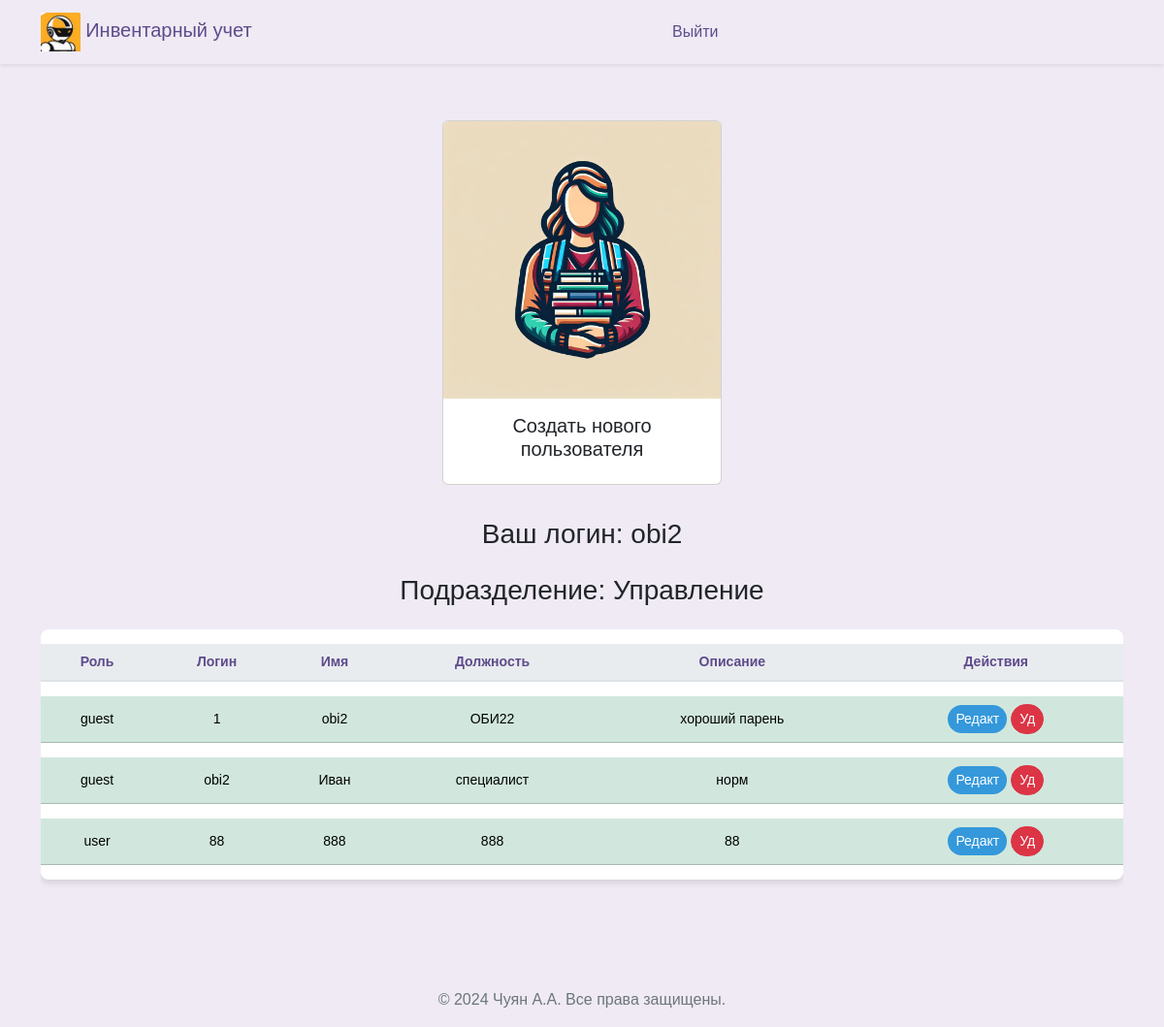
Page /workers (signed in) on the committed database.
### src/database/models.py (models this page shows)
class Worker(Base):
    __tablename__ = "worker"
    id = Column(Integer, primary_key=True)
    role = Column(Enum(Role), default=Role.guest)
    fio = Column(String)
    name = Column(String, unique=True)
    password = Column(String)
    department = Column(String)
    position = Column(String)
    description = Column(String, default=None)
    conn_worker_arm = relationship(
        "Arm", back_populates="conn_arm_worker"
    )

### src/frontend/router.py (the view)
@router.get("/workers")
async def get_workers(
    request: Request,
    worker: Worker = Depends(get_worker_or_redirect),
    session: AsyncSession = Depends(get_session),
):
    data = await CRUDWorker.get_all(session)
    return templates.TemplateResponse(
        "workers/index.html",
        {"request": request, "worker": worker, "data": data},
    )

### src/frontend/template/workers/index.html (shortened to what this page needs)
{% extends "base/base.html" %}
{% block content %}
<head>
</head>
<div class="d-flex justify-content-center align-items-center">
  <a class="nav-link" href="#" data-bs-toggle="modal" data-bs-target="#createWorkerModal" data-bs-workerdepartment="{{worker.department}}">
    <div class="card" style="width: 18rem; margin: 10px;">
      <img src="../assets/img/workers.jpg" class="card-img-top" alt="...">
      <div class="card-body">
        <h5 class="card-title" style="text-align: center;">Создать нового пользователя</h5>
      </div>
    </div>
  </a>
</div>
<div class="row ">
  <div class="col-12">
    <h3 class="mb-4" style="margin-bottom: 60px; text-align: center;">Ваш логин: {{ worker.name }}</h3>
    <h3 class="mb-4" style="margin-bottom: 60px; text-align: center;">Подразделение: {{ worker.department }}</h3>
    <div class="table-responsive">
      <table class="table table-hover table-shadow table-rounded ">
        <thead>
          <tr>
            <th scope="col" >Роль</th>
            <th scope="col" >Логин</th>
            <th scope="col" >Имя</th>
            <th scope="col" >Должность</th>
            <th scope="col" >Описание</th>
            <th scope="col" >Действия</th>
          </tr>
        </thead>
        <tbody class="text-center">
          {% for worker_tuple in data %}
            {% set workers = worker_tuple %}
              {% if workers.department == worker.department %}
                <tr class="table-success " >
                  <td>{{ workers.role.name }}</td>
                  <td>{{ workers.name }}</td>
                  <td>{{ workers.fio }}</td>
                  <td>{{ workers.position }}</td>
                  <td>{{ workers.description }}</td>
                  <td>
                    <button type="button" class="btn btn-primary btn-sm" style="background-color: #3498db; color: white;"
                      data-bs-toggle="modal"
                      data-bs-target="#updateModal"
                      data-bs-1="{{workers.fio}}"
                      data-bs-2="{{workers.name}}"
                      data-bs-3="{{workers.position}}"
                      data-bs-4="{{workers.description}}"
                      data-bs-5= "{{workers.id}}"
                      data-bs-6= "{{workers.department}}"
                      data-bs-7= "{{workers.role}}">
                      Редакт
                    </button>
                    <button type="button" class="btn btn-danger btn-sm" style="color: white;"
                      onclick="deleteWorker('{{ workers.id }}')">
                      Уд
                    </button>
                  </td>
                </tr>
                {% endif %}
          {% endfor %}
        </tbody>
      </table>
    </div>
  </div>
</div>
{% endblock %}

### src/frontend/assets/css/base.css (style rules this page uses)
body { margin: 0; font-family: 'Nunito Sans', Arial, sans-serif; background-color: #efeaf4; }
.navbar-brand, .nav-link { color: #5e4b8b !important; }
.nav-link { margin: 0 10px; border-radius: 20px; transition: background-color 0.3s, color 0.3s; }
.table { background-color: #ffffff; color: #5e4b8b; border-collapse: separate; border-spacing: 0 15px; }
.table th, .table td { border-top: none !important; vertical-align: middle; }
.table thead th { background-color: #e9ecef; color: #5e4b8b; border-bottom: 2px solid #dee2e6; }
.table .btn, .table a { color: #7e57c2; transition: color 0.3s; }
.table td { padding: .5rem; }
.table-rounded { border-radius: .5rem; overflow: hidden; }
.table-shadow { box-shadow: 0 4px 6px rgba(0, 0, 0, 0.1); }
.btn { border-radius: 20px; }
.btn-primary { background-color: #8e44b0; border: none; color: #ffffff; transition: background-color 0.3s, color 0.3s, box-shadow 0.3s; }

### src/frontend/template/workers/index.html (style rules this page uses)
table { font-family: Arial, sans-serif; }
td { font-size: 14px; }
th { text-align: center; font-size: 14px; }

### rows in the picture
Worker: name "obi2", department "Управление", role.name "guest", fio "Иван", position "специалист", description "норм"
Worker: role.name "guest", name "1", fio "obi2", position "ОБИ22", description "хороший парень"
Worker: role.name "user", name "88", fio "888", position "888", description "88"
